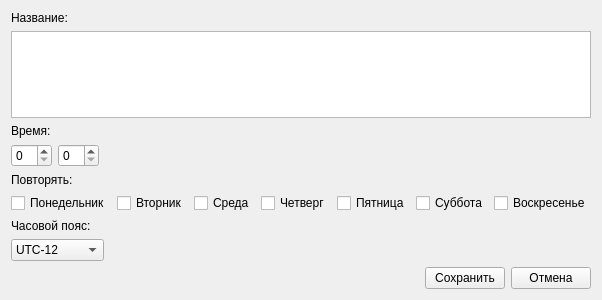
<?xml version="1.0" encoding="UTF-8"?>
<ui version="4.0">
 <class>Form</class>
 <widget class="QWidget" name="Form">
  <property name="geometry">
   <rect>
    <x>0</x>
    <y>0</y>
    <width>551</width>
    <height>300</height>
   </rect>
  </property>
  <property name="windowTitle">
   <string>Form</string>
  </property>
  <layout class="QVBoxLayout" name="verticalLayout">
   <item>
    <widget class="QLabel" name="label">
     <property name="text">
      <string>Название:</string>
     </property>
    </widget>
   </item>
   <item>
    <layout class="QHBoxLayout" name="horizontalLayout_5">
     <item>
      <widget class="QTextEdit" name="NameTextEdit"/>
     </item>
    </layout>
   </item>
   <item>
    <widget class="QLabel" name="label_2">
     <property name="text">
      <string>Время:</string>
     </property>
    </widget>
   </item>
   <item>
    <layout class="QHBoxLayout" name="horizontalLayout">
     <item>
      <widget class="QSpinBox" name="HoursSpinBox">
       <property name="maximum">
        <number>23</number>
       </property>
      </widget>
     </item>
     <item>
      <widget class="QSpinBox" name="MinutesSpinBox">
       <property name="maximum">
        <number>59</number>
       </property>
      </widget>
     </item>
     <item>
      <spacer name="horizontalSpacer">
       <property name="orientation">
        <enum>Qt::Horizontal</enum>
       </property>
       <property name="sizeHint" stdset="0">
        <size>
         <width>40</width>
         <height>20</height>
        </size>
       </property>
      </spacer>
     </item>
    </layout>
   </item>
   <item>
    <widget class="QLabel" name="label_3">
     <property name="text">
      <string>Повторять:</string>
     </property>
    </widget>
   </item>
   <item>
    <layout class="QHBoxLayout" name="horizontalLayout_2">
     <item>
      <widget class="QCheckBox" name="MondayCheckBox">
       <property name="text">
        <string>Понедельник</string>
       </property>
      </widget>
     </item>
     <item>
      <widget class="QCheckBox" name="TuesdayCheckBox">
       <property name="text">
        <string>Вторник</string>
       </property>
      </widget>
     </item>
     <item>
      <widget class="QCheckBox" name="WednesdayCheckBox">
       <property name="text">
        <string>Среда</string>
       </property>
      </widget>
     </item>
     <item>
      <widget class="QCheckBox" name="ThursdayCheckBox">
       <property name="text">
        <string>Четверг</string>
       </property>
      </widget>
     </item>
     <item>
      <widget class="QCheckBox" name="FridayCheckBox">
       <property name="text">
        <string>Пятница</string>
       </property>
      </widget>
     </item>
     <item>
      <widget class="QCheckBox" name="SaturdayCheckBox">
       <property name="text">
        <string>Суббота</string>
       </property>
      </widget>
     </item>
     <item>
      <widget class="QCheckBox" name="SundayCheckBox">
       <property name="text">
        <string>Воскресенье</string>
       </property>
      </widget>
     </item>
    </layout>
   </item>
   <item>
    <widget class="QLabel" name="label_4">
     <property name="text">
      <string>Часовой пояс:</string>
     </property>
    </widget>
   </item>
   <item>
    <layout class="QHBoxLayout" name="horizontalLayout_3">
     <item>
      <widget class="QComboBox" name="TimezoneComboBox">
       <item>
        <property name="text">
         <string>UTC-12</string>
        </property>
       </item>
       <item>
        <property name="text">
         <string>UTC-11</string>
        </property>
       </item>
       <item>
        <property name="text">
         <string>UTC-10</string>
        </property>
       </item>
       <item>
        <property name="text">
         <string>UTC-9:30</string>
        </property>
       </item>
       <item>
        <property name="text">
         <string>UTC-9</string>
        </property>
       </item>
       <item>
        <property name="text">
         <string>UTC-8</string>
        </property>
       </item>
       <item>
        <property name="text">
         <string>UTC-7</string>
        </property>
       </item>
       <item>
        <property name="text">
         <string>UTC-6</string>
        </property>
       </item>
       <item>
        <property name="text">
         <string>UTC-5</string>
        </property>
       </item>
       <item>
        <property name="text">
         <string>UTC-4</string>
        </property>
       </item>
       <item>
        <property name="text">
         <string>UTC-3:30</string>
        </property>
       </item>
       <item>
        <property name="text">
         <string>UTC-3</string>
        </property>
       </item>
       <item>
        <property name="text">
         <string>UTC-2</string>
        </property>
       </item>
       <item>
        <property name="text">
         <string>UTC-1</string>
        </property>
       </item>
       <item>
        <property name="text">
         <string>UTC+0</string>
        </property>
       </item>
       <item>
        <property name="text">
         <string>UTC+1</string>
        </property>
       </item>
       <item>
        <property name="text">
         <string>UTC+2</string>
        </property>
       </item>
       <item>
        <property name="text">
         <string>UTC+3</string>
        </property>
       </item>
       <item>
        <property name="text">
         <string>UTC+3:30</string>
        </property>
       </item>
       <item>
        <property name="text">
         <string>UTC+4</string>
        </property>
       </item>
       <item>
        <property name="text">
         <string>UTC+4:30</string>
        </property>
       </item>
       <item>
        <property name="text">
         <string>UTC+5</string>
        </property>
       </item>
       <item>
        <property name="text">
         <string>UTC+5:30</string>
        </property>
       </item>
       <item>
        <property name="text">
         <string>UTC+5:45</string>
        </property>
       </item>
       <item>
        <property name="text">
         <string>UTC+6</string>
        </property>
       </item>
       <item>
        <property name="text">
         <string>UTC+6:30</string>
        </property>
       </item>
       <item>
        <property name="text">
         <string>UTC+7</string>
        </property>
       </item>
       <item>
        <property name="text">
         <string>UTC+8</string>
        </property>
       </item>
       <item>
        <property name="text">
         <string>UTC+8:45</string>
        </property>
       </item>
       <item>
        <property name="text">
         <string>UTC+9</string>
        </property>
       </item>
       <item>
        <property name="text">
         <string>UTC+9:30</string>
        </property>
       </item>
       <item>
        <property name="text">
         <string>UTC+10</string>
        </property>
       </item>
       <item>
        <property name="text">
         <string>UTC+10:30</string>
        </property>
       </item>
       <item>
        <property name="text">
         <string>UTC+11</string>
        </property>
       </item>
       <item>
        <property name="text">
         <string>UTC+12</string>
        </property>
       </item>
       <item>
        <property name="text">
         <string>UTC+12:45</string>
        </property>
       </item>
       <item>
        <property name="text">
         <string>UTC+13</string>
        </property>
       </item>
       <item>
        <property name="text">
         <string>UTC+14</string>
        </property>
       </item>
      </widget>
     </item>
     <item>
      <spacer name="horizontalSpacer_2">
       <property name="orientation">
        <enum>Qt::Horizontal</enum>
       </property>
       <property name="sizeHint" stdset="0">
        <size>
         <width>40</width>
         <height>20</height>
        </size>
       </property>
      </spacer>
     </item>
    </layout>
   </item>
   <item>
    <layout class="QHBoxLayout" name="horizontalLayout_4">
     <item>
      <spacer name="horizontalSpacer_3">
       <property name="orientation">
        <enum>Qt::Horizontal</enum>
       </property>
       <property name="sizeHint" stdset="0">
        <size>
         <width>40</width>
         <height>20</height>
        </size>
       </property>
      </spacer>
     </item>
     <item>
      <widget class="QPushButton" name="SaveButton">
       <property name="text">
        <string>Сохранить</string>
       </property>
      </widget>
     </item>
     <item>
      <widget class="QPushButton" name="CancelButton">
       <property name="text">
        <string>Отмена</string>
       </property>
      </widget>
     </item>
    </layout>
   </item>
  </layout>
 </widget>
 <resources/>
 <connections/>
</ui>
